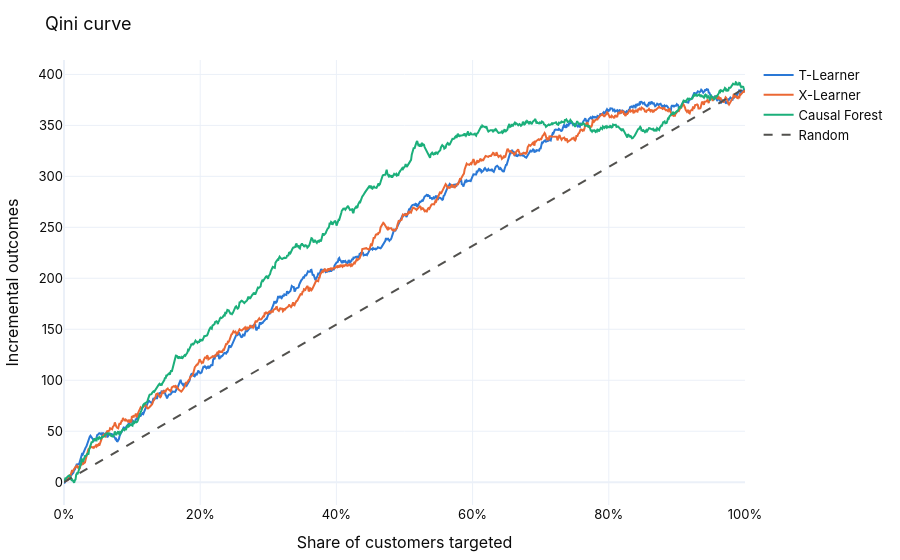

Here is the notebook cell this chart was saved with:
### Code cell
save(qini_plot({k: qini_curve(test.y, test.t, v) for k, v in tau.items()}), "qini")

### Figure 1 — Plotly figure (JSON) as saved in the notebook; plotly's stock layout.template omitted (floating-point values rounded to 4 significant figures; data arrays with more than 128 entries replaced by an {"elided": "..."} marker saying what was removed)
{"data": [{"line": {"color": "#2a78d6", "width": 2}, "name": "T-Learner", "type": "scatter", "x": {"elided": "1005 float values"}, "y": {"elided": "1005 float values"}}, {"line": {"color": "#eb6834", "width": 2}, "name": "X-Learner", "type": "scatter", "x": {"elided": "1005 float values"}, "y": {"elided": "1005 float values"}}, {"line": {"color": "#1baf7a", "width": 2}, "name": "Causal Forest", "type": "scatter", "x": {"elided": "1005 float values"}, "y": {"elided": "1005 float values"}}, {"line": {"color": "#52514e", "dash": "dash", "width": 2}, "mode": "lines", "name": "Random", "type": "scatter", "x": [0, 1], "y": [0, 386.6]}], "layout": {"font": {"color": "#0b0b0b", "family": "Inter, Helvetica, Arial, sans-serif", "size": 13}, "hovermode": "x unified", "margin": {"b": 40, "l": 40, "r": 30, "t": 60}, "title": {"text": "Qini curve"}, "xaxis": {"tickformat": ".0%", "title": {"text": "Share of customers targeted"}}, "yaxis": {"title": {"text": "Incremental outcomes"}}}}
